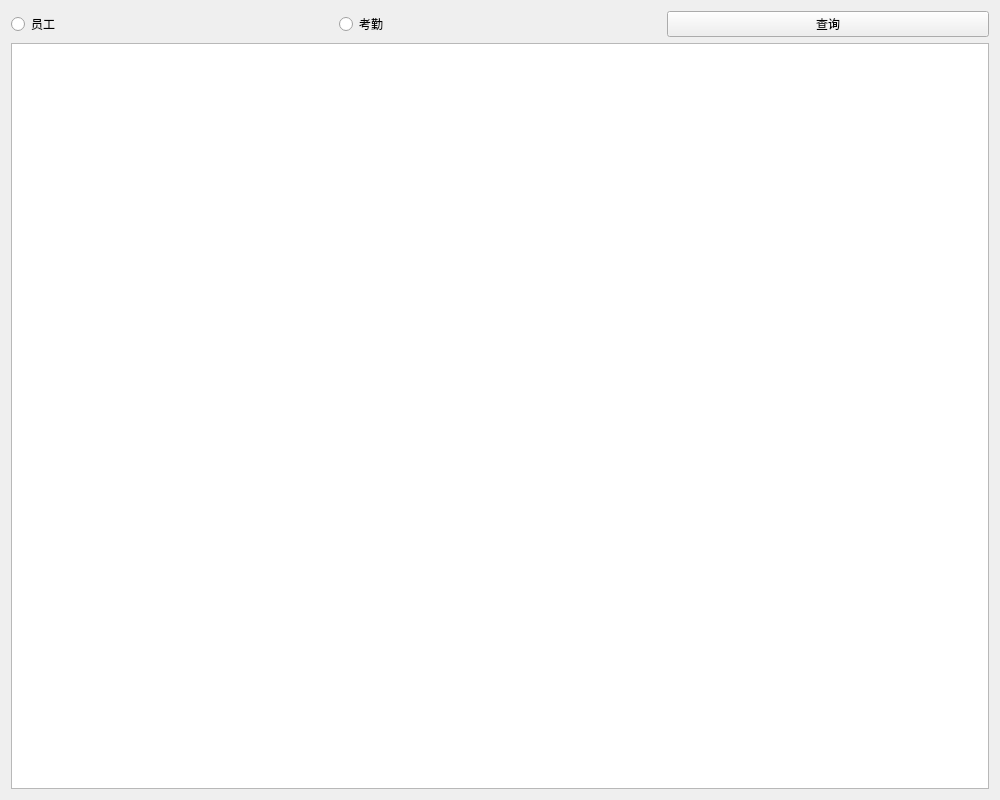
<?xml version="1.0" encoding="UTF-8"?>
<ui version="4.0">
 <class>SeletWin</class>
 <widget class="QWidget" name="SeletWin">
  <property name="geometry">
   <rect>
    <x>0</x>
    <y>0</y>
    <width>1000</width>
    <height>800</height>
   </rect>
  </property>
  <property name="windowTitle">
   <string>Form</string>
  </property>
  <layout class="QGridLayout" name="gridLayout">
   <item row="0" column="0">
    <layout class="QVBoxLayout" name="verticalLayout">
     <item>
      <layout class="QHBoxLayout" name="horizontalLayout">
       <item>
        <widget class="QRadioButton" name="empRb">
         <property name="text">
          <string>员工</string>
         </property>
        </widget>
       </item>
       <item>
        <widget class="QRadioButton" name="attRb">
         <property name="text">
          <string>考勤</string>
         </property>
        </widget>
       </item>
       <item>
        <widget class="QPushButton" name="selectBtn">
         <property name="text">
          <string>查询</string>
         </property>
        </widget>
       </item>
      </layout>
     </item>
     <item>
      <widget class="QTableView" name="tableView"/>
     </item>
    </layout>
   </item>
  </layout>
 </widget>
 <resources/>
 <connections/>
</ui>
